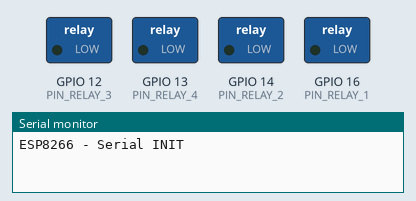
Simulated run of this program. Board: ESP8266 (NodeMCU). Shown: switched loads named in the program (green lamp = pin HIGH), the last lines printed to the serial monitor.

Above: at 0.5 s.
At 1.5 s:
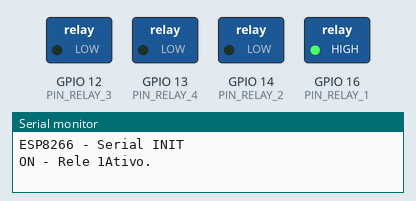
At 2.5 s:
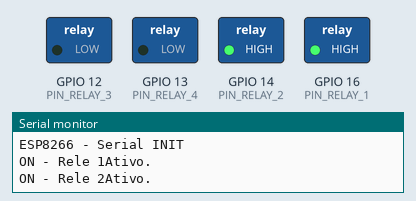
At 3.5 s:
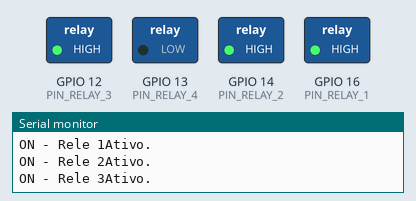
At 5.0 s:
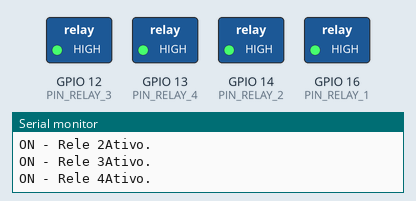
Timing chart, 0 to 7.8 s (numbered marks = the images above):
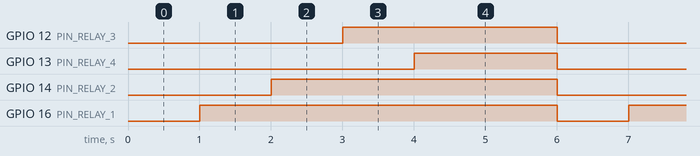

The program:

main.cpp
```cpp
/**
 * @brief Arquivo exemplo de utilizacao da placa rele 4x com ESP8266 - Arduino IDE.
 * @name
 * @version | 1.0                   |
 * @date    | 24/03/2021            |
 * @author  | athenasarch@gmail.com |
 * @file    | main.cpp              |
 **/

#include <Arduino.h> // biblioteca padrao do arduino.

#define TOGGLE_DATA(DATA) ((DATA)?DATA=0:DATA=1) // utilizado para inverter estado de variavel.

#define PIN_RELAY_1 16  // pino que esta localizado o Rele 1.
#define PIN_RELAY_2 14  // pino que esta localizado o Rele 2.
#define PIN_RELAY_3 12  // pino que esta localizado o Rele 3.
#define PIN_RELAY_4 13  // pino que esta localizado o Rele 4.
#define QTTY_RELAYS 4   // Quantidade de reles disponievis...

#define RELAY_ON    1   // constante informando que o rele esta ativo.
#define RELAY_OFF   0   // constante informando que o rele esta desativo.

uint8_t cntRelays = 0;  // variavel de contador.

void initPinsRelay( void );
void timerRelay( unsigned long timeInterval ); // inicializa funcao de intervalo do rele.

/**
 * @brief Funcao Init.
 **/
void setup() {

    Serial.begin(115200); // inicia a comunicacao serial.
    pinMode(PIN_RELAY_1, OUTPUT); // seta pino do rele como saida.
    pinMode(PIN_RELAY_2, OUTPUT); // seta pino do rele como saida.
    pinMode(PIN_RELAY_3, OUTPUT); // seta pino do rele como saida.
    pinMode(PIN_RELAY_4, OUTPUT); // seta pino do rele como saida.

    Serial.println("\r\r\n\nESP8266 - Serial INIT\r\r\n\n"); // imprime algo na porta serial.
}

/**
 * @brief Funcao Loop infinito.
 **/
void loop() {

    timerRelay(1000); // chama a funcao de controle dos reles.
}

/**
 * @brief Ativa e desativa o rele a cada intervalo de tempo.
 *
 * @param timeInterval tempo de acionamento entre os reles.
 *
 * @return void
**/
void initPinsRelay( void ){

}

/**
 * @brief Ativa e desativa o rele a cada intervalo de tempo.
 *
 * @param timeInterval tempo de acionamento entre os reles.
 *
 * @return void
**/
void timerRelay( unsigned long timeInterval ){

    static unsigned long timerRelay = 0;
    static uint8_t toogleRelay=0;

    // funcao executada a cada 1000ms
    if(millis() - timerRelay > timeInterval){

        timerRelay = millis();

        // Serial.print("CNT: "); Serial.println( toogleRelay / timeInterval); // printa o contador de tempo.

        TOGGLE_DATA(toogleRelay);

        if(cntRelays>4){
            Serial.print("OFF - Desliga todos os Reles.");
            cntRelays=0;
        } else {
            cntRelays++;
            Serial.print("ON - Rele ");
            Serial.print(cntRelays);
            Serial.println("Ativo.");
        }

        switch(cntRelays){
            case 0:
                digitalWrite(PIN_RELAY_1, RELAY_OFF);
                digitalWrite(PIN_RELAY_2, RELAY_OFF);
                digitalWrite(PIN_RELAY_3, RELAY_OFF);
                digitalWrite(PIN_RELAY_4, RELAY_OFF);
                break;
            case 1:
                digitalWrite(PIN_RELAY_1, RELAY_ON);
                break;
            case 2:
                digitalWrite(PIN_RELAY_2, RELAY_ON);
                break;
            case 3:
                digitalWrite(PIN_RELAY_3, RELAY_ON);
                break;
            case 4:
                digitalWrite(PIN_RELAY_4, RELAY_ON);
                break;
        }
    }
}
```

Measured:
- by itself, GPIO 12 (PIN_RELAY_3): alternates HIGH for 3.0 s and LOW for 3.0 s
- by itself, GPIO 13 (PIN_RELAY_4): alternates HIGH for 2.0 s and LOW for 4.0 s
- by itself, GPIO 14 (PIN_RELAY_2): alternates HIGH for 4.0 s and LOW for 2.0 s
- by itself, GPIO 16 (PIN_RELAY_1): alternates HIGH for 5.0 s and LOW for 1.0 s
